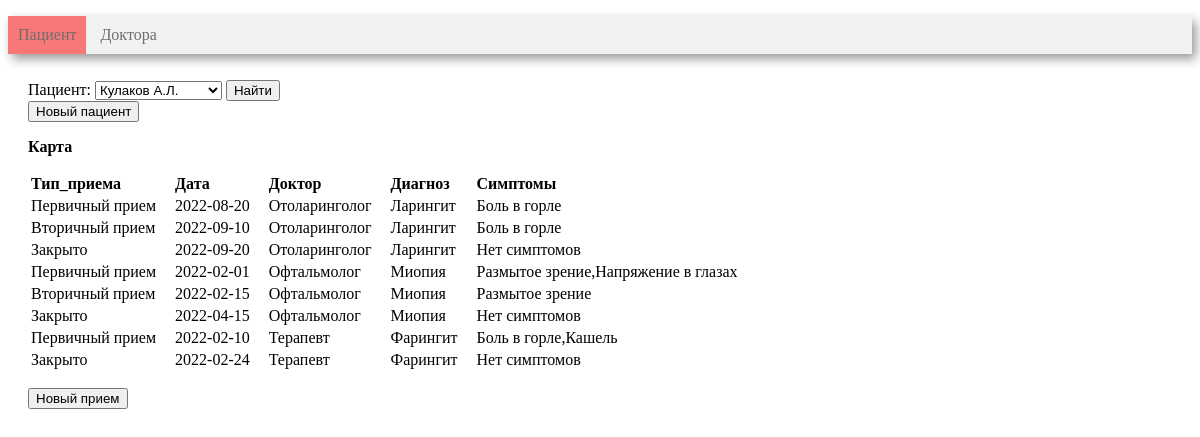
The page / on the database its author committed.
### tables this page shows
CREATE TABLE patient (
	patient_id INTEGER PRIMARY KEY AUTOINCREMENT,
	patient_name VARCHAR(50),
	gender VARCHAR(50),
    	snils VARCHAR(14),
    	date_birth DATE,
    	address VARCHAR(100)
);

CREATE TABLE type (
       type_id INTEGER PRIMARY KEY AUTOINCREMENT,
	   type VARCHAR(30)
);

CREATE TABLE app_patient (
      app_patient_id INTEGER PRIMARY KEY AUTOINCREMENT, 
      appointment_id int, 
      patient_id INT,
      date DATE,
      FOREIGN KEY (appointment_id)  REFERENCES appointment (appointment_id) ON DELETE CASCADE,
      FOREIGN KEY (patient_id)  REFERENCES patient (patient_id) ON DELETE CASCADE
      
);

CREATE TABLE doctor (
       doctor_id INTEGER PRIMARY KEY AUTOINCREMENT,
    	speciality VARCHAR(50)
);

CREATE TABLE diagnosis (
       diagnosis_id INTEGER PRIMARY KEY AUTOINCREMENT,
	   diagnosis VARCHAR(30)
);

### controllers/index.py (the view)
@app.route('/', methods=['get'])
def index():
    conn = get_db_connection()
    if request.values.get('patient'):
        patient_id = int(request.values.get('patient'))
        session['patient_id'] = patient_id
    elif request.values.get('new_patient'):
        new_patient = request.values.get('new_patient')
        session['patient_id'] = get_new_patient(conn, new_patient)
    elif request.values.get('appointment'):
        appointment_id = int(request.values.get('appointment'))
        borrow_app(conn, appointment_id, session['patient_id'])
    elif request.values.get('noselect'):
        a=1
    else:
        session['patient_id'] = 1
    df_patient = get_patient(conn)
    df_app_patient = get_app_patient(conn, session['patient_id'])
    html = render_template(
        'index.html',
        patient_id=session['patient_id'],
        combo_box=df_patient,
        app_patient=df_app_patient,
        len=len
    )
    return html

### models/index_model.py (called while the page is built)
def get_patient(conn):
    return pandas.read_sql(
        '''SELECT * FROM patient
''', conn)

def get_app_patient(conn, patient_id):
    return pandas.read_sql('''WITH get_symptoms(appointment_id, symptoms)
         AS (SELECT appointment_id, GROUP_CONCAT(symptom)
             FROM symptom
                      JOIN app_symptom USING (symptom_id)
             GROUP BY appointment_id)
SELECT
        type AS Тип_приема,
        date AS Дата,
        speciality AS Доктор,
       diagnosis  AS Диагноз,
       symptoms AS Симптомы,
       app_patient_id
FROM patient
         JOIN app_patient USING (patient_id)
         JOIN appointment USING (appointment_id)
         JOIN doctor USING (doctor_id)
         JOIN type USING (type_id)
         JOIN diagnosis USING (diagnosis_id)
         JOIN get_symptoms USING (appointment_id)
WHERE patient.patient_id = :id
ORDER BY 3
         ''', conn, params={"id": patient_id})

### utils.py (called while the page is built)
def get_db_connection() -> object:
    return sqlite3.connect('patients.sqlite')

### templates/index.html (shortened to what this page needs)
<!DOCTYPE html>
<html lang="ru">
<head>
    <link rel="stylesheet" href="/static/css/style.css"/>
    {% import "macros.html" as macros %}
</head>
<body>
<div class=menu>
    <ul>
        <li class=active><a href={{ url_for("index") }}>Пациент</a></li>
        <li><a href={{ url_for('doctor') }}>Доктора</a></li>
    </ul>
</div>
<div class=block>
    <form action="" method="get">
        Пациент:
        {{ macros.render_combo_box(combo_box, patient_id, len) }}
        <input type="submit" value="Найти">
    </form>
    <form action="{{ url_for('new_patient') }}" method="get">
        <input type="submit" value="Новый пациент">
    </form>
    {{ macros.render_table("Карта", app_patient, "app_patient_id", len) }}
    <form action="{{ url_for('search') }}" method="get">
        <input type="submit" value="Новый прием">
    </form>
</div>
</body>
</html>

### templates/macros.html (shortened to what this page needs)
{% macro render_table(table_name, relation, id, len) %}
    <p>
        <b>{{ table_name }}</b>
    </p>
    {% set n = len(relation) %}
    {% if n == 0 %}
        <p>У вас нет приемов</p>
    {% else %}
        <table class="table">
            <thead>
            <tr>
                {% for name in relation.dtypes.index %}
                    {% if name != id %}
                        <th>{{ name }}</th>
                    {% endif %}
                {% endfor %}
            </tr>
            </thead>
            <tbody>
            {% for i in range(n) %}
                <tr>
                    {% for name in relation.dtypes.index %}
                        {% if name != id %}
                            <td>
                                {% if relation.loc[i, name] == None %}
                                    <form action='' method="get">
                                        <input type="hidden" name=close_app_patient_id
                                               value={{ relation.loc[i, "app_patient_id"] }}>
                                        <!--<form action="" method="post">
                                            <input type="submit" value="Закрыть">
                                        </form>-->
                                    </form>
                                {% else %}
                                    {{ relation.loc[i, name] }}
                                {% endif %}
                            </td>
                        {% endif %}
                    {% endfor %}
                </tr>
            {% endfor %}
            </tbody>
        </table>
    {% endif %}
{% endmacro %}
{% macro render_combo_box(combo_box, patient_id, len) %}
    <select name="patient" required>
        {% set n = len(combo_box) %}
        {% for i in range(n) %}
            {% set id_r = combo_box.loc[i, "patient_id"] %}
            {% if id_r == patient_id %}
                <option selected value={{ id_r }}>
                    {% else %}
                <option value={{ id_r }}>
            {% endif %}
        {{ combo_box.loc[i, "patient_name"] }}
        </option>
        {% endfor %}
    </select>
{% endmacro %}

### static/css/style.css (style rules this page uses)
.menu { background-color: #f1f1f1; box-shadow: 4px 5px 10px rgba(0, 0, 0, 0.4); width: 100%; }
.menu li { display: inline-block; vertical-align: top; padding: 10px; color: #6f6d6d; }
.menu a { text-decoration: none; color: #6f6d6d; }
.menu ul { padding: 0px; }
.active { background-color: #f87777; color: #f8f8f8; }
.block { padding: 10px 20px; }
.table { margin-bottom: 1rem; }
.table thead { text-align: left; }
.table th, .table td { padding-right: 1rem; }

### rows shown on the page
patient: patient "Кулаков А.Л."
type: type "Первичный прием" "Первичный прием" "Первичный прием"
app_patient: date "2022-08-20"
doctor: speciality "Отоларинголог" "Отоларинголог" "Отоларинголог"
diagnosis: diagnosis "Ларингит" "Ларингит" "Ларингит"
type: type "Вторичный прием" "Вторичный прием"
app_patient: date "2022-09-10"
type: type "Закрыто" "Закрыто" "Закрыто"
app_patient: date "2022-09-20"
app_patient: date "2022-02-01"
doctor: speciality "Офтальмолог" "Офтальмолог" "Офтальмолог"
diagnosis: diagnosis "Миопия" "Миопия" "Миопия"
app_patient: date "2022-02-15"
app_patient: date "2022-04-15"
app_patient: date "2022-02-10"
doctor: speciality "Терапевт" "Терапевт"
diagnosis: diagnosis "Фарингит" "Фарингит"
app_patient: date "2022-02-24"

### other values the page prints
{{ table_name }} "Карта"
{{ name }} "Тип_приема" "Дата" "Доктор" "Диагноз" "Симптомы"
{{ relation.loc[i, name] }} "Боль в горле" "Боль в горле" "Нет симптомов" "Размытое зрение,Напряжение в глазах" "Размытое зрение" "Нет симптомов" "Боль в горле,Кашель" "Нет симптомов"
